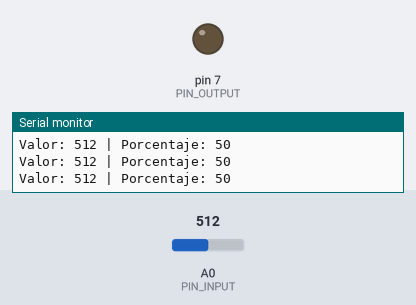
A sketch run on a simulated Arduino Uno, built with avr-gcc and run on an emulated ATmega328P. On the bench: output pins drawn as LEDs (lit = HIGH), the last lines printed to the serial monitor. The inputs (shaded band) are chosen by the test bench; at power-on: A0 (PIN_INPUT) = 512.

Above: at 1.2 s.
1.3 s: A0 (PIN_INPUT) set to 433
2.8 s: A0 (PIN_INPUT) set to 405
At 4.0 s:
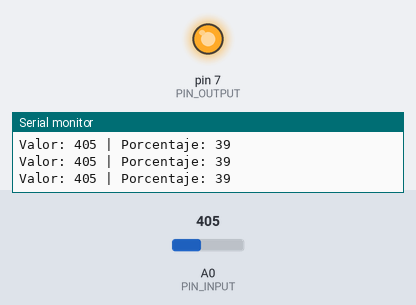
4.3 s: A0 (PIN_INPUT) set to 511
At 5.5 s:
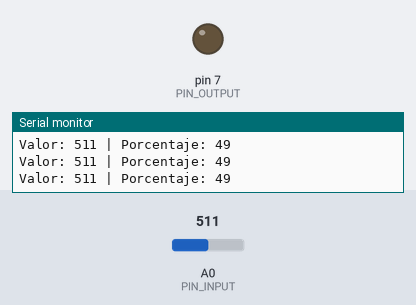
5.8 s: A0 (PIN_INPUT) set to 306
At 7.1 s:
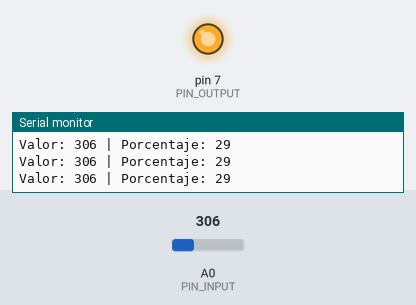
Timing chart, 0 to 8.3 s (numbered marks = the images above; inputs shaded):
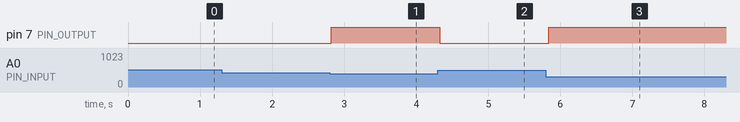

Measured:
- the behaviour switches between 420 and 419 on A0 (PIN_INPUT) (found by bisection; images 0 and 1)
- after the input at 2.8 s, pin 7 (PIN_OUTPUT): LOW → HIGH at once
- after the input at 4.3 s, pin 7 (PIN_OUTPUT): HIGH → LOW at once
- after the input at 5.8 s, pin 7 (PIN_OUTPUT): LOW → HIGH at once

The sketch:

FOCO.ino
```cpp
#define PIN_OUTPUT 7
#define PIN_INPUT A0
#define THRESHOLD 40

#define LIGHT

int input_value;
int input_percent;

void setup() {
  Serial.begin(9600);
  pinMode(PIN_OUTPUT, OUTPUT);
}

void loop() {
  input_value = analogRead(PIN_INPUT);
  input_percent = map(input_value, 0, 1023, 0, 100);

  Serial.print("Valor: ");
  Serial.print(input_value);
  Serial.print(" | Porcentaje: ");
  Serial.println(input_percent);

  #ifdef LIGHT
  if (input_percent <= THRESHOLD) {
    digitalWrite(PIN_OUTPUT, HIGH);
  } else {
    digitalWrite(PIN_OUTPUT, LOW);
  }
  #endif

  #ifndef LIGHT
  if (input_percent >= THRESHOLD) {
    digitalWrite(PIN_OUTPUT, HIGH);
  } else {
    digitalWrite(PIN_OUTPUT, LOW);
  }
  #endif

  delay(100);
}
```
